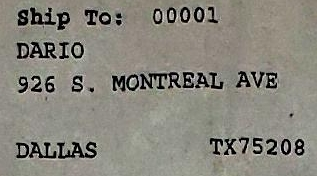
#> input picture templates/20210308_235908_template.jpg, 317 x 176 px
$ python -i rectification.py   (imports and definitions only)
#> lines starting #> are read from the running program, lines starting #| are printed output that depends on the picture; after the words box and inside, x2 and y2 are one past the last pixel; in counts of white or black regions, pixels touching at a corner belong together
import math
import os
import re

import cv2
import numpy as np
from PIL import Image, ImageEnhance, ImageFilter

# output folder for rectified images
BASE_PATH = os.path.join(os.path.dirname(os.path.realpath(__file__)), "rectified_images")


def rectification(FILE_PATH):
#> called with FILE_PATH = 'templates/20210308_235908_template.jpg'
    im = cv2.imread(FILE_PATH)
#> im is the input picture: shape (176, 317, 3); mean B, G, R 125.3, 134.4, 136.8
    try:
        points = find_largest_contour(im)
        lowx, lowy, hix, hiy = order_rectpts(points)

        if lowy > im.shape[0] * 0.2:
            im = im[int(lowy*0.7):, :]
            points = find_largest_contour(im)
        return crop_page(im, points, FILE_PATH)

    except:
        print("Wrong rectangle points. Retrying...")
        points = find_largest_contour(im, 2)
        lowx, lowy, hix, hiy = order_rectpts(points)

        if lowy > im.shape[0] * 0.2:
            im = im[int(lowy*0.7):, :]
            points = find_largest_contour(im)

        return crop_page(im, points, FILE_PATH)


def order_rectpts(points):
    x1 = int(points[0][0])
    x2 = 0
    y1 = int(points[0][1])
    y2 = 0
    for i in range(1, len(points)):
        if int(points[i][0]) > x1 and x2 == 0:
            x2 = int(points[i][0])
        if int(points[i][1]) > y1 and y2 == 0:
            y2 = int(points[i][1])
    if x1 < x2:
        lowx = x1
        hix = x2
    else:
        lowx = x2
        hix = x1
    if y1 < y2:
        lowy = y1
        hiy = y2
    else:
        lowy = y2
        hiy = y1
    # print(lowx,lowy)
    # print(hix,hiy)
    # print()

    return lowx, lowy, hix, hiy


def find_largest_contour(im, method = 1, largest = True):
    # [13 lines of commented-out code are left out]

#> called with method = 1, largest = True
    imgray = cv2.cvtColor(im, cv2.COLOR_BGR2GRAY)
    ret, thresh = cv2.threshold(imgray, 127, 255, 0)
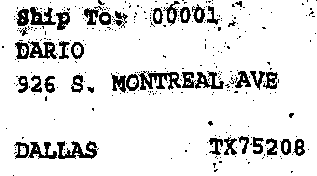
#> thresh: shape (176, 317); 88.7% white; 330 black regions (289 under 20 px)

    # [4 lines of commented-out code are left out]


    contours, hierarchy = cv2.findContours(thresh, cv2.RETR_TREE, cv2.CHAIN_APPROX_SIMPLE)
#> contours = 446 contours, 392 with area under 20; largest, box (x1, y1, x2, y2) and area: (0, 0, 317, 176) 55268, (138, 71, 182, 91) 524, (56, 140, 98, 160) 485, (28, 40, 58, 60) 361, (29, 6, 57, 26) 328
    sorted_contours = sorted(contours, key=cv2.contourArea, reverse=True)
#> sorted_contours has the same summary as contours


    # [8 lines of commented-out code are left out]
    if largest:
        rectangle = cv2.minAreaRect(sorted_contours[0])
#> rectangle = ((158, 87.5), (175, 316), -90)
        ((x,y),(w,h),angle) = cv2.minAreaRect(sorted_contours[0])
#> x = 158; y = 87.5; w = 175; h = 316; angle = -90
    else:
        rectangle = cv2.minAreaRect(sorted_contours[1])
        ((x,y),(w,h),angle) = cv2.minAreaRect(sorted_contours[1])


    # convert the minAreaRect output to points
    pts = cv2.boxPoints(rectangle)
#> pts = [[316, 175], [-5.36e-15, 175], [0, 0], [316, 0]]
    # contours must be of shape (n, 1, 2) and dtype integer
    pts = pts.reshape(-1, 1, 2)
    pts = pts.astype(int)
#> pts = [[316, 175], [0, 175], [0, 0], [316, 0]]

    rectangle_pts = []
    for coord in pts:
        corner_pts = []
        for i in str(coord).split():
            _ = re.sub("[^0-9.]", "", i)
            if _ != "":
                corner_pts.append(_)
        rectangle_pts.append(corner_pts)
#> this loop made 4 passes
#> after the loop, rectangle_pts = [['316', '175'], ['0', '175'], ['0', '0'], ['316', '0']]
#> in rectification, `points = find_largest_contour(im)`: points has the same summary as rectangle_pts in find_largest_contour
#> in order_rectpts, `x1 = int(points[0][0])`: x1 = 316
#> in order_rectpts, `y1 = int(points[0][1])`: y1 = 175
#> the loop in order_rectpts, `for i in range(1, len(points)):` made 3 passes
#> after the loop in order_rectpts, `for i in range(1, len(points)):`: x2 = 0
#> in order_rectpts, `hix = x1`: hix = 316
#> in order_rectpts, `lowy = y2`: lowy = 0
#> in order_rectpts, `hiy = y1`: hiy = 175
#> in rectification, `lowx, lowy, hix, hiy = order_rectpts(points)`: lowx = 0; hix = 316; hiy = 175
    # print(rectangle_pts)
    if method == 2:
        rectangle_pts.append(rectangle_pts[0])
        rectangle_pts.remove(rectangle_pts[0])
        # [13 lines of commented-out code are left out]
    return rectangle_pts


def crop_page(img, rectangle_pts, FILE_PATH):
    # img = cv2.imread(FILE_PATH)
#> called with FILE_PATH = 'templates/20210308_235908_template.jpg'
    rows,cols,ch = img.shape
#> rows = 176; cols = 317; ch = 3

    # pts1 = np.float32([[69,369], [1943, 415], [1887,2713], [13,2667]])
    pts1 = np.float32(rectangle_pts)
#> pts1 = [[316, 175], [0, 175], [0, 0], [316, 0]]
    # print(pts1)

    ratio=0.70710678118 # aspect ratio of document
    docH=math.sqrt((pts1[2][0]-pts1[1][0])*(pts1[2][0]-pts1[1][0])+(pts1[2][1]-pts1[1][1])*(pts1[2][1]-pts1[1][1]))
#> docH = 175
    docW=ratio*docH;
#> docW = 123.7
    pts2 = np.float32([[pts1[0][0],pts1[0][1]], [pts1[0][0]+docW, pts1[0][1]], [pts1[0][0]+docW, pts1[0][1]+docH], [pts1[0][0], pts1[0][1]+docH]])
#> pts2 = [[316, 175], [439.7, 175], [439.7, 350], [316, 350]]

    M = cv2.getPerspectiveTransform(pts1,pts2)
#> M = [[-0.392, 0, 439.7], [0, -1, 350], [0, 0, 1]]

    offsetSize=500
    transformed = np.zeros((int(docW+offsetSize), int(docH+offsetSize)), dtype=np.uint8);
    dst = cv2.warpPerspective(img, M, transformed.shape, flags=cv2.INTER_NEAREST)
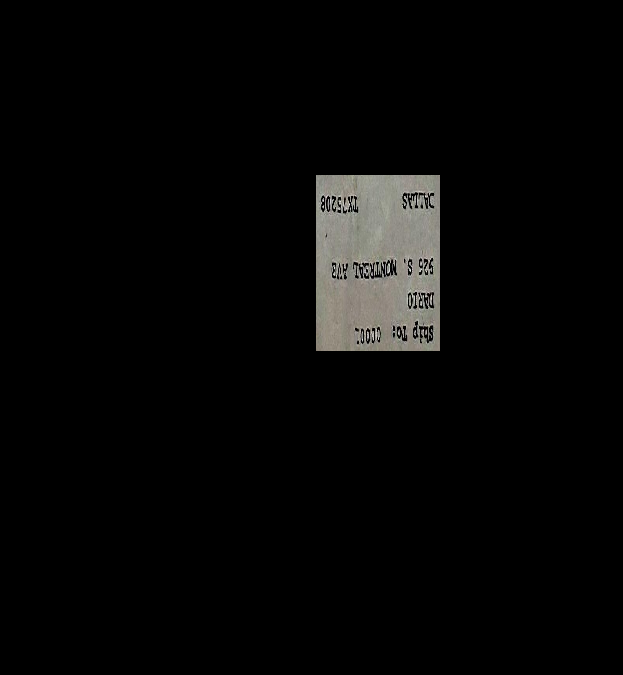
#> dst: shape (675, 623, 3); mean B, G, R 6.5, 7, 7.1

    im = dst
    imgray = cv2.cvtColor(im, cv2.COLOR_BGR2GRAY)
#> imgray: shape (675, 623)
    ret, thresh = cv2.threshold(imgray, 127, 255, 0)
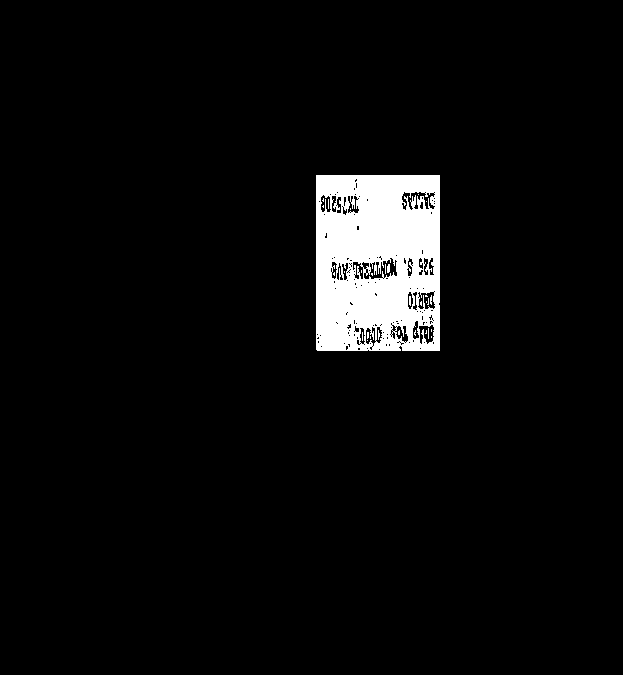
#> thresh: shape (675, 623); 4.6% white; 30 white regions (28 under 20 px)

    # [4 lines of commented-out code are left out]


    contours, hierarchy = cv2.findContours(thresh, cv2.RETR_EXTERNAL, cv2.CHAIN_APPROX_SIMPLE)
#> contours = 1 contour; box (x1, y1, x2, y2) and area: (316, 175, 440, 351) 21510

    pageContour = [""]
    max = 0
    # print(len(contours))
    for i in contours:
        if cv2.contourArea(i) > max:
            pageContour[0] = i
            max = cv2.contourArea(i)
#> this loop made 1 pass
#> max on pass 1: 21509.5
#> after the loop, max = 21509.5; pageContour has the same summary as contours
    # [9 lines of commented-out code are left out]
    rectangle = cv2.minAreaRect(pageContour[0])
#> rectangle = ((377.5, 262.5), (175, 123), -90)
    ((x,y),(w,h),angle) = cv2.minAreaRect(pageContour[0])
#> x = 377.5; y = 262.5; w = 175; h = 123; angle = -90

    # conver the minAreaRect output to points
    pts = cv2.boxPoints(rectangle)
#> pts = [[439, 350], [316, 350], [316, 175], [439, 175]]
    # contours must be of shape (n, 1, 2) and dtype integer
    pts = pts.reshape(-1, 1, 2)
    pts = pts.astype(int)
#> pts = [[438, 349], [315, 349], [315, 175], [438, 175]]
    # [5 lines of commented-out code are left out]

    x1 = pts[0][0][0]
#> x1 = 438
    x2 = 0
    y1 = pts[0][0][1]
#> y1 = 349
    y2 = 0
    for i in range(1, len(pts)):
        if abs(pts[i][0][0] - x1) > pts[i][0][0]*.2 and x2 == 0:
            x2 = pts[i][0][0]
        if abs(pts[i][0][1] - y1) > pts[i][0][1]*.2 and y2 == 0:
            y2 = pts[i][0][1]
#> this loop made 3 passes
#> x2 on pass 1: 315
#> y2 on pass 2: 175
#> after the loop, x2 = 315; y2 = 175
    if x1 < x2:
        lowx = x1
        hix = x2
    else:
        lowx = x2
#> lowx = 315
        hix = x1
#> hix = 438
    if y1 < y2:
        lowy = y1
        hiy = y2
    else:
        lowy = y2
#> lowy = 175
        hiy = y1
#> hiy = 349
    # print(lowx,lowy)
    # print(hix,hiy)
    # print()
    crop_img = im[lowy:hiy, lowx:hix]
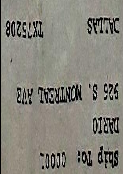
#> crop_img: shape (174, 123, 3); mean B, G, R 124.1, 133.1, 135.5
    # cv2.imshow("cropped", cv2.resize(crop_img, (800, 1000)))
    # cv2.waitKey(0)
    # cv2.imshow("cropped", cv2.resize(im, (800, 1000)))
    crop_img_path = os.path.join(BASE_PATH, os.path.basename(FILE_PATH))
    # print(crop_img_path)
    cv2.imwrite(crop_img_path, crop_img)


    im = Image.open(crop_img_path)
#> im: PIL image 123x174 RGB
    # im = im.filter(ImageFilter.MedianFilter())
    enhancer = ImageEnhance.Contrast(im)
    im = enhancer.enhance(2)
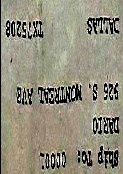
#> im: PIL image 123x174 RGB; mean R, G, B 146.8, 142.3, 125.2
    enhancer = ImageEnhance.Contrast(im)
    im = enhancer.enhance(2)
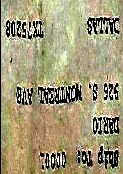
#> im: PIL image 123x174 RGB; mean R, G, B 162.3, 153.6, 120
    enhancer = ImageEnhance.Contrast(im)
    im = enhancer.enhance(2)
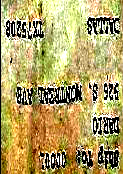
#> im: PIL image 123x174 RGB; mean R, G, B 179.3, 163, 101.5
    # im = im.convert('1')
    im.save(crop_img_path)
    return crop_img_path

>>> result = rectification('templates/20210308_235908_template.jpg')

$ run again, on templates/20211005_175839_template.jpg
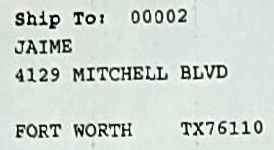
#> input picture templates/20211005_175839_template.jpg, 274 x 150 px
#> in rectification, im is the input picture: shape (150, 274, 3); mean B, G, R 210.3, 216.6, 208.1
#> in find_largest_contour, `ret, thresh = cv2.threshold(imgray, 127, 255, 0)`:
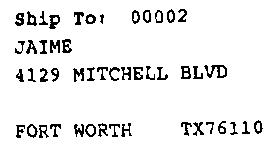
#> thresh: shape (150, 274); 92.6% white; black in thin lines or dots, all inside (x1, y1, x2, y2) = (15, 9, 263, 138)
#> in find_largest_contour, `contours, hierarchy = cv2.findContours(thresh, cv2.RETR_TREE, cv2.CHAI..`: contours = 68 contours, 14 with area under 20; largest, box (x1, y1, x2, y2) and area: (0, 0, 274, 150) 40677, (203, 64, 228, 79) 222, (48, 14, 61, 30) 132, (180, 65, 192, 80) 132, (84, 123, 97, 138) 128
#> sorted_contours has the same summary as contours
#> in find_largest_contour, `rectangle = cv2.minAreaRect(sorted_contours[0])`: rectangle = ((136.5, 74.5), (149, 273), -90)
#> in find_largest_contour, `((x,y),(w,h),angle) = cv2.minAreaRect(sorted_contours[0])`: x = 136.5; y = 74.5; w = 149; h = 273; angle = -90
#> in find_largest_contour, `pts = cv2.boxPoints(rectangle)`: pts = [[273, 149], [-4.56e-15, 149], [0, 0], [273, 0]]
#> in find_largest_contour, `pts = pts.astype(int)`: pts = [[273, 149], [0, 149], [0, 0], [273, 0]]
#> the loop in find_largest_contour, `for coord in pts:` made 4 passes
#> after the loop in find_largest_contour, `for coord in pts:`: rectangle_pts = [['273', '149'], ['0', '149'], ['0', '0'], ['273', '0']]
#> points has the same summary as rectangle_pts in find_largest_contour
#> in order_rectpts, `x1 = int(points[0][0])`: x1 = 273
#> in order_rectpts, `y1 = int(points[0][1])`: y1 = 149
#> the loop in order_rectpts, `for i in range(1, len(points)):` made 3 passes
#> after the loop in order_rectpts, `for i in range(1, len(points)):`: x2 = 0
#> in order_rectpts, `hix = x1`: hix = 273
#> in order_rectpts, `lowy = y2`: lowy = 0
#> in order_rectpts, `hiy = y1`: hiy = 149
#> in rectification, `lowx, lowy, hix, hiy = order_rectpts(points)`: lowx = 0; hix = 273; hiy = 149
#> pts1 = [[273, 149], [0, 149], [0, 0], [273, 0]]
#> docH = 149
#> docW = 105.4
#> pts2 = [[273, 149], [378.4, 149], [378.4, 298], [273, 298]]
#> M = [[-0.386, 0, 378.4], [0, -1, 298], [0, 0, 1]]
#> in crop_page, `contours, hierarchy = cv2.findContours(thresh, cv2.RETR_EXTERNAL, cv2...`: contours = [[[273, 149], [273, 298], [378, 298], [378, 149]]]
#> the loop in crop_page, `for i in contours:` made 1 pass
#> (i, max) on pass 1: ([[273, 149], [273, 298], [378, 298], [378, 149]], 15645)
#> after the loop in crop_page, `for i in contours:`: max = 15645; pageContour = [[[273, 149], [273, 298], [378, 298], [378, 149]]]
#> in crop_page, `rectangle = cv2.minAreaRect(pageContour[0])`: rectangle = ((325.5, 223.5), (149, 105), -90)
#> in crop_page, `((x,y),(w,h),angle) = cv2.minAreaRect(pageContour[0])`: x = 325.5; y = 223.5; w = 149; h = 105; angle = -90
#> in crop_page, `pts = cv2.boxPoints(rectangle)`: pts = [[378, 298], [273, 298], [273, 149], [378, 149]]
#> in crop_page, `x1 = pts[0][0][0]`: x1 = 378
#> in crop_page, `y1 = pts[0][0][1]`: y1 = 298
#> the loop in crop_page, `for i in range(1, len(pts)):` made 3 passes
#> x2 on pass 1: 273
#> after the loop in crop_page, `for i in range(1, len(pts)):`: x2 = 273; y2 = 149
#> in crop_page, `lowx = x2`: lowx = 273
#> in crop_page, `hix = x1`: hix = 378
#> in crop_page, `lowy = y2`: lowy = 149
#> in crop_page, `hiy = y1`: hiy = 298
#> in crop_page, `im = enhancer.enhance(2)`:
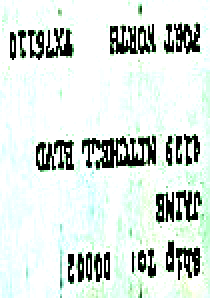
#> im: PIL image 105x149 RGB (shown 2 times larger); mean R, G, B 216.8, 225.3, 221

$ run again, on templates/20211005_175901_template.jpg
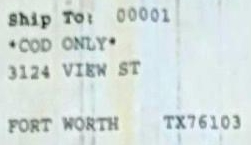
#> input picture templates/20211005_175901_template.jpg, 251 x 145 px
#> in rectification, im is the input picture: shape (145, 251, 3); mean B, G, R 220, 222.6, 211.7
#> in find_largest_contour, `ret, thresh = cv2.threshold(imgray, 127, 255, 0)`:
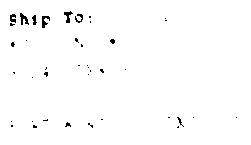
#> thresh: shape (145, 251); 98.8% white; black in thin lines or dots, all inside (x1, y1, x2, y2) = (10, 11, 237, 128)
#> in find_largest_contour, `contours, hierarchy = cv2.findContours(thresh, cv2.RETR_TREE, cv2.CHAI..`: contours = 46 contours, 34 with area under 20; largest, box (x1, y1, x2, y2) and area: (0, 0, 251, 145) 36000, (19, 12, 30, 26) 76, (41, 15, 51, 29) 75, (63, 10, 74, 24) 68, (74, 13, 84, 24) 56
#> sorted_contours has the same summary as contours
#> in find_largest_contour, `rectangle = cv2.minAreaRect(sorted_contours[0])`: rectangle = ((125, 72), (144, 250), -90)
#> in find_largest_contour, `((x,y),(w,h),angle) = cv2.minAreaRect(sorted_contours[0])`: x = 125; y = 72; w = 144; h = 250; angle = -90
#> in find_largest_contour, `pts = cv2.boxPoints(rectangle)`: pts = [[250, 144], [-4.41e-15, 144], [0, 0], [250, 0]]
#> in find_largest_contour, `pts = pts.astype(int)`: pts = [[250, 144], [0, 144], [0, 0], [250, 0]]
#> the loop in find_largest_contour, `for coord in pts:` made 4 passes
#> after the loop in find_largest_contour, `for coord in pts:`: rectangle_pts = [['250', '144'], ['0', '144'], ['0', '0'], ['250', '0']]
#> points has the same summary as rectangle_pts in find_largest_contour
#> in order_rectpts, `x1 = int(points[0][0])`: x1 = 250
#> in order_rectpts, `y1 = int(points[0][1])`: y1 = 144
#> the loop in order_rectpts, `for i in range(1, len(points)):` made 3 passes
#> after the loop in order_rectpts, `for i in range(1, len(points)):`: x2 = 0
#> in order_rectpts, `hix = x1`: hix = 250
#> in order_rectpts, `lowy = y2`: lowy = 0
#> in order_rectpts, `hiy = y1`: hiy = 144
#> in rectification, `lowx, lowy, hix, hiy = order_rectpts(points)`: lowx = 0; hix = 250; hiy = 144
#> pts1 = [[250, 144], [0, 144], [0, 0], [250, 0]]
#> docH = 144
#> docW = 101.8
#> pts2 = [[250, 144], [351.8, 144], [351.8, 288], [250, 288]]
#> M = [[-0.407, 0, 351.8], [0, -1, 288], [0, 0, 1]]
#> in crop_page, `contours, hierarchy = cv2.findContours(thresh, cv2.RETR_EXTERNAL, cv2...`: contours = [[[250, 144], [250, 288], [352, 288], [352, 144]]]
#> the loop in crop_page, `for i in contours:` made 1 pass
#> (i, max) on pass 1: ([[250, 144], [250, 288], [352, 288], [352, 144]], 14688)
#> after the loop in crop_page, `for i in contours:`: max = 14688; pageContour = [[[250, 144], [250, 288], [352, 288], [352, 144]]]
#> in crop_page, `rectangle = cv2.minAreaRect(pageContour[0])`: rectangle = ((301, 216), (144, 102), -90)
#> in crop_page, `((x,y),(w,h),angle) = cv2.minAreaRect(pageContour[0])`: x = 301; y = 216; w = 144; h = 102; angle = -90
#> in crop_page, `pts = cv2.boxPoints(rectangle)`: pts = [[352, 288], [250, 288], [250, 144], [352, 144]]
#> in crop_page, `x1 = pts[0][0][0]`: x1 = 352
#> in crop_page, `y1 = pts[0][0][1]`: y1 = 288
#> the loop in crop_page, `for i in range(1, len(pts)):` made 3 passes
#> x2 on pass 1: 250
#> after the loop in crop_page, `for i in range(1, len(pts)):`: x2 = 250; y2 = 144
#> in crop_page, `lowx = x2`: lowx = 250
#> in crop_page, `hix = x1`: hix = 352
#> in crop_page, `lowy = y2`: lowy = 144
#> in crop_page, `hiy = y1`: hiy = 288
#> in crop_page, `im = enhancer.enhance(2)`:
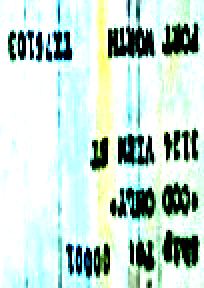
#> im: PIL image 102x144 RGB (shown 2 times larger); mean R, G, B 196.5, 217.3, 208.6
